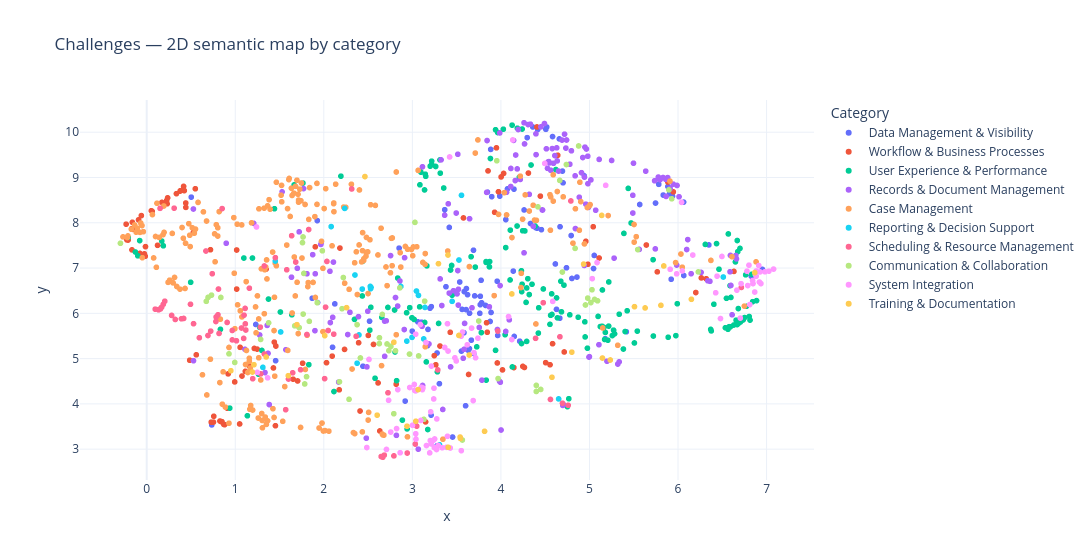
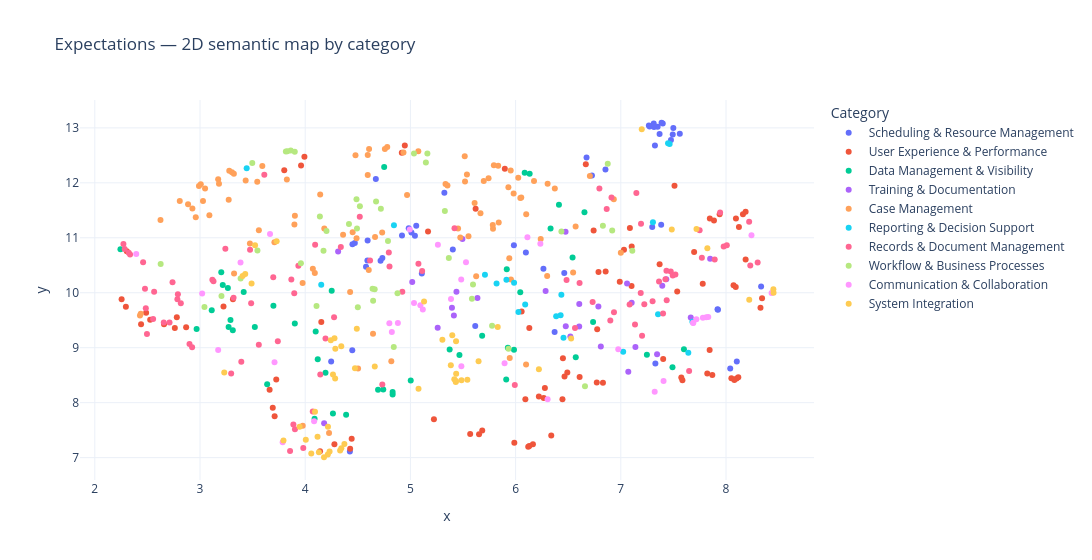

Notebook code for these charts, in order:
### Markdown cell above
## 6. Visualizations

### Code cell
def semantic_map(frame, embeddings, text_col, title):
    coords = umap.UMAP(
        n_neighbors=15, n_components=2, min_dist=0.1, metric="cosine", random_state=42
    ).fit_transform(embeddings)
    plot = pd.DataFrame({
        "x": coords[:, 0],
        "y": coords[:, 1],
        "Category": frame["Category"].values,
        "Cluster_Label": frame["Cluster_Label"].values,
        "Record": frame[text_col].values,
        "Focus Group": frame["focus_group"].values,
    })
    fig = px.scatter(
        plot, x="x", y="y", color="Category",
        hover_data=["Focus Group", "Cluster_Label", "Record"], title=title,
    )
    fig.update_layout(height=560, width=1100, template="plotly_white")
    fig.show()


semantic_map(challenges, challenge_embeddings, CHALLENGE_TEXT_COL,
             "Challenges — 2D semantic map by category")
semantic_map(expectations, expectation_embeddings, EXPECTATION_TEXT_COL,
             "Expectations — 2D semantic map by category")
